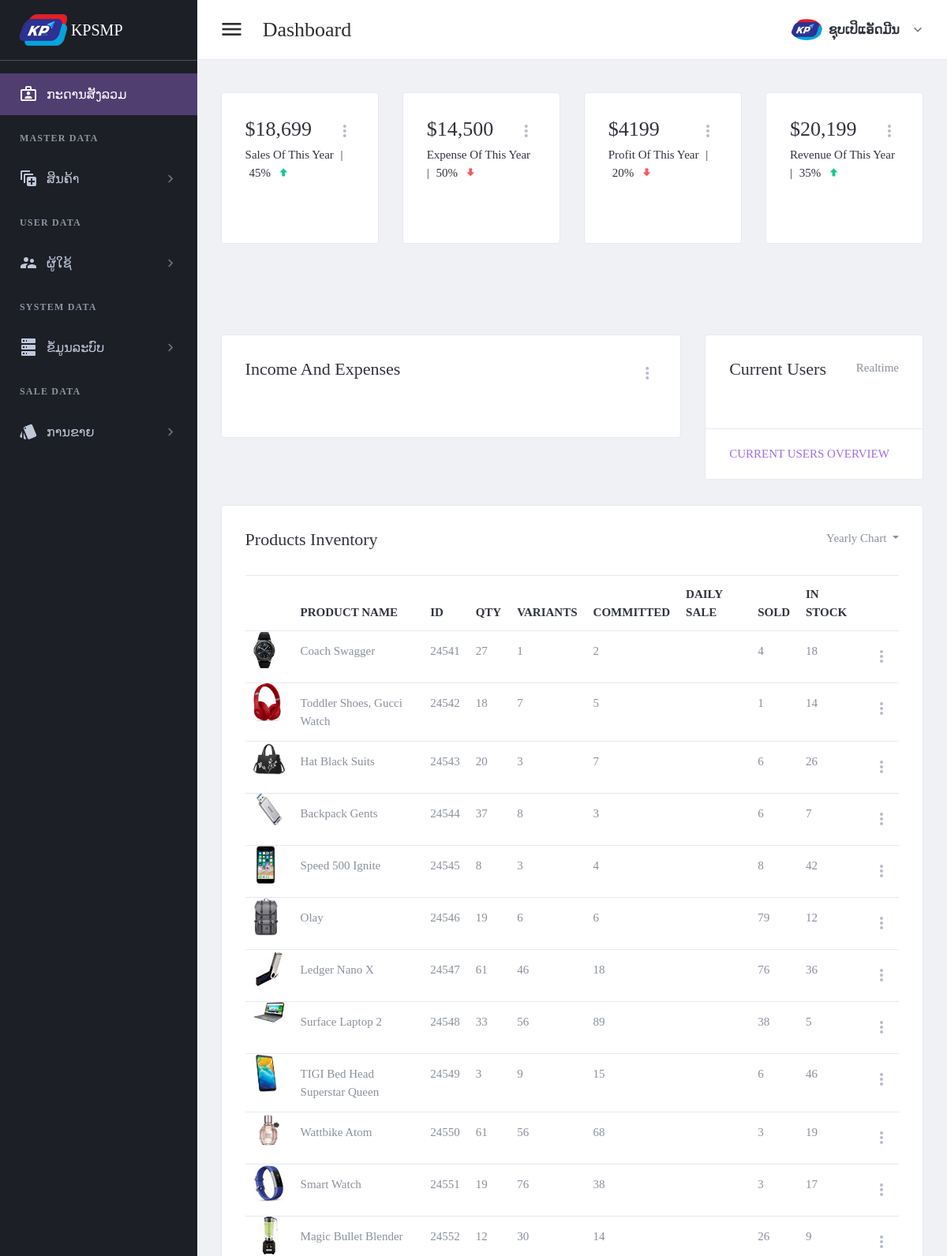
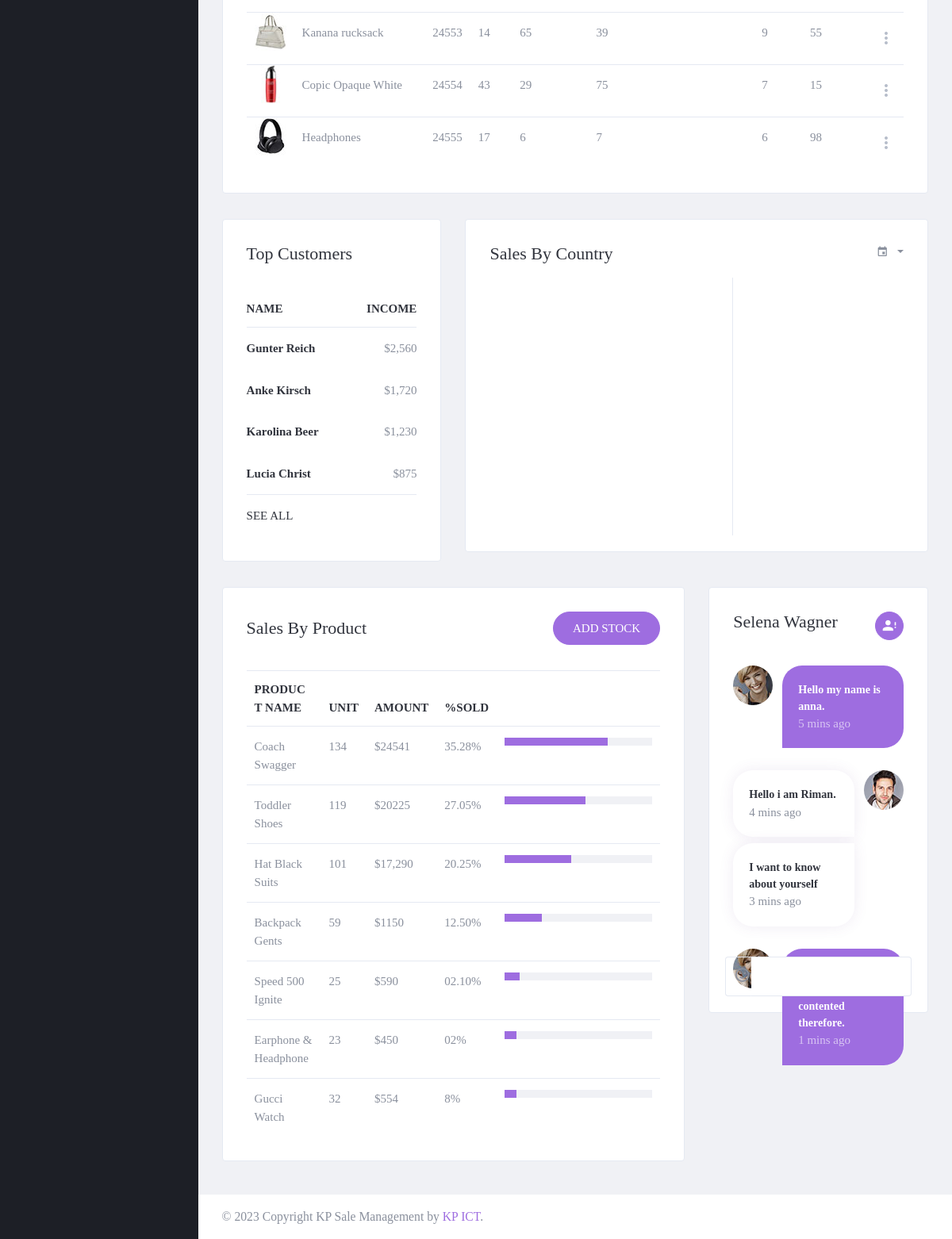
Page /page/index-old.php (signed in) on the committed database (2 pictures, top to bottom).
### tables this page shows
CREATE TABLE `tbl_header_title` (
  `ht_id` int(11) NOT NULL,
  `ht_name` varchar(300) DEFAULT NULL
);

CREATE TABLE `tbl_sub_title` (
  `st_id` int(11) NOT NULL,
  `st_name` varchar(300) DEFAULT NULL,
  `icon_code` varchar(100) DEFAULT NULL,
  `ht_id` int(11) DEFAULT NULL
);

### setting/checksession.php (called while the page is built, shortened)
<?php
	if($_SESSION['id_users'] == "" )
	{
	header("location:logout.php");
	}
	  else{
		$role_id = $_SESSION["role_id"];
	}
?>

### page/menu.php (the view, shortened to what this page needs)
<aside class="left-sidebar sidebar-dark" id="left-sidebar">
  <div id="sidebar" class="sidebar sidebar-with-footer">
    <div class="app-brand">
      <a href="index.php">
        <img src="../images/iconmenu.png" alt="Mono">
        <span class="brand-name"> KPSMP</span>
      </a>
    </div>
    <div class="sidebar-left" data-simplebar style="height: 100%;">
      <ul class="nav sidebar-inner" id="sidebar-menu">
        <li class="<?php if ($header_click == 0) {
                      echo "active";
                    } ?>">
          <a class="sidenav-item-link" href="index.php">
            <i class="mdi mdi-briefcase-account-outline"></i>
            <span class="nav-text">ກະດານສັງລວມ</span>
          </a>
        </li>
        <?php
        $stmt = $conn->prepare(" SELECT distinct a.ht_id,ht_name
        FROM tbl_header_title a
        left join tbl_role_page b on a.ht_id = b.ht_id
        where role_id ='$role_id'
        order by  a.ht_id asc ");
        $stmt->execute();
        if ($stmt->rowCount() > 0) {
          while ($row = $stmt->fetch(PDO::FETCH_ASSOC)) {
            $ht_id = $row['ht_id'];
            $ht_name = $row['ht_name'];
        ?>
            <li class="section-title"> <?php echo "$ht_name"; ?></li>
            <?php
            $stmt1 = $conn->prepare("SELECT distinct a.st_id,st_name,role_id,icon_code
            FROM tbl_sub_title a
            left join tbl_role_page b on a.st_id = b.st_id
            where a.ht_id = '$ht_id' and role_id ='$role_id'
            order by a.st_id asc ");
            $stmt1->execute();
            if ($stmt1->rowCount() > 0) {
              while ($row1 = $stmt1->fetch(PDO::FETCH_ASSOC)) {
                $st_name = $row1['st_name'];
                $st_id = $row1['st_id'];
                $icon_code = $row1['icon_code'];
            ?>
                <li class='has-sub <?php if ($header_click == "$st_id") {
                                      echo "active expand";
                                    } ?>'>
                  <a class="sidenav-item-link" href="javascript:void(0)" data-toggle="collapse" data-target='#<?php echo "$st_name"; ?>' aria-expanded="false" aria-controls="<?php echo "$st_name"; ?>">
                    <i class="mdi <?php echo "$icon_code"; ?>"></i>
                    <span class="nav-text"> <?php echo "$st_name"; ?> </span> <b class="caret"></b>
                  </a>
              <?php
              }
            }
              ?>
                </li>
            <?php
          }
        }
            ?>
      </ul>
    </div>
  </div>
</aside>

### rows in the picture
tbl_header_title: ht_name "MASTER DATA"
tbl_sub_title: st_name "ສິນຄ້າ"
tbl_header_title: ht_name "USER DATA"
tbl_sub_title: st_name "ຜູ້ໃຊ້"
tbl_header_title: ht_name "SYSTEM DATA"
tbl_sub_title: st_name "ຂໍ້ມູນລະບົບ"
tbl_header_title: ht_name "SALE DATA"
tbl_sub_title: st_name "ການຂາຍ"

### other values in the picture
$header_name "Dashboard"
$full_name "ຊຸບເປິແອັດມີນ"
